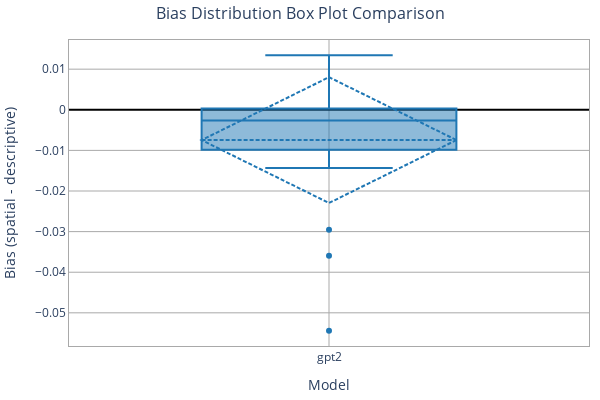

Notebook code cell kept with this figure:
### Markdown cell above
## Plot 4: Box Plot Comparison

### Code cell
def plot_bias_boxplot(model_data, width=600, height=400):
    """Create box plot comparing bias distributions."""
    fig = go.Figure()
    
    for idx, (model_name, data) in enumerate(model_data.items()):
        biases = data["bias"].values
        
        fig.add_trace(go.Box(
            y=biases,
            name=model_name,
            marker_color=MODEL_COLORS[idx % len(MODEL_COLORS)],
            boxmean='sd'  # Show mean and standard deviation
        ))
    
    fig.update_layout(
        width=width, height=height,
        plot_bgcolor='white',
        margin=dict(l=10, r=10, t=40, b=25),
        font=dict(size=13),
        title_text="Bias Distribution Box Plot Comparison",
        title_font=dict(size=16), title_x=0.5, title_y=0.98,
        showlegend=False
    )
    
    fig.update_xaxes(
        mirror=True, showgrid=True, gridcolor='darkgrey',
        title_text="Model",
        title_font=dict(size=14), tickfont=dict(size=12),
        showline=True, linewidth=1, linecolor='darkgrey'
    )
    
    fig.update_yaxes(
        mirror=True, showgrid=True, gridcolor='darkgrey',
        zeroline=True, zerolinecolor='black',
        title_text="Bias (spatial - descriptive)",
        title_font=dict(size=14), tickfont=dict(size=12),
        showline=True, linewidth=1, linecolor='darkgrey'
    )
    
    return fig

fig = plot_bias_boxplot(model_data)
fig.show()

# Save figure
output_dir = Path("../plots")
html_path = output_dir / "model_bias_boxplot.html"
fig.write_html(str(html_path))
print(f"\n✓ Saved to: {html_path.absolute()}")

### Figure 1 — Plotly figure (JSON) as saved in the notebook; plotly's stock layout.template omitted (floating-point values rounded to 4 significant figures)
{"data": [{"boxmean": "sd", "marker": {"color": "#1F77B4"}, "name": "gpt2", "type": "box", "y": [-0.0544, -0.00289, -0.03597, 0.009512, -0.01432, -0.0005791, 0.002583, 0.01342, -0.002935, -0.004681, -0.01089, -0.002163, -0.001983, 0.003374, -0.002406, -0.006284, -0.008823, 0.001221, -0.02955, -0.001444]}], "layout": {"font": {"size": 13}, "height": 400, "margin": {"b": 25, "l": 10, "r": 10, "t": 40}, "plot_bgcolor": "white", "showlegend": false, "title": {"font": {"size": 16}, "text": "Bias Distribution Box Plot Comparison", "x": 0.5, "y": 0.98}, "width": 600, "xaxis": {"gridcolor": "darkgrey", "linecolor": "darkgrey", "linewidth": 1, "mirror": true, "showgrid": true, "showline": true, "tickfont": {"size": 12}, "title": {"font": {"size": 14}, "text": "Model"}}, "yaxis": {"gridcolor": "darkgrey", "linecolor": "darkgrey", "linewidth": 1, "mirror": true, "showgrid": true, "showline": true, "tickfont": {"size": 12}, "title": {"font": {"size": 14}, "text": "Bias (spatial - descriptive)"}, "zeroline": true, "zerolinecolor": "black"}}}
